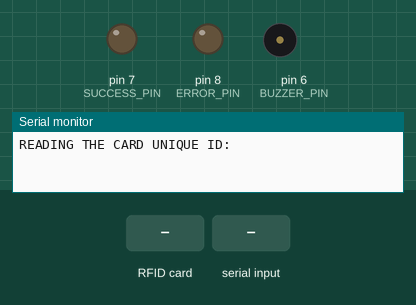
Simulated run of this sketch. Board: Arduino Uno, built with avr-gcc and run on an emulated ATmega328P. Shown: output pins drawn as LEDs (lit = HIGH), buzzer (waves = sounding), the last lines printed to the serial monitor. Inputs (shaded band) come from the test bench. Pins used as bus, display or sensor lines are not drawn.

Above: at 1.2 s.
1.3 s: RFID card 5E 7A 19 C4 held to the reader
2.8 s: "once\n" received over Serial
At 4.2 s:
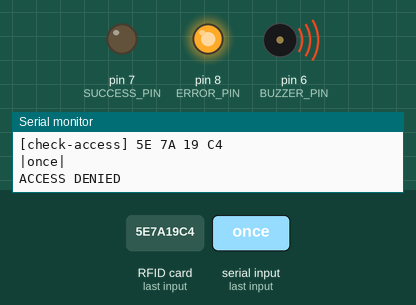
At 6.9 s:
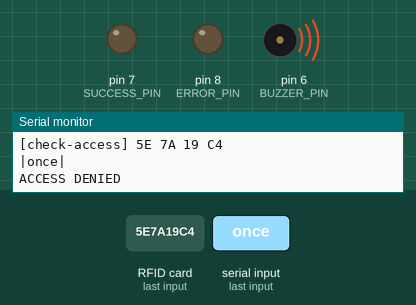
Timing chart, 0 to 8.4 s (numbered marks = the images above; inputs shaded):
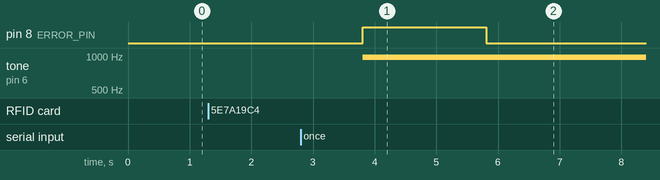

The sketch:

index.ino
```cpp
#include <SPI.h>
#include <MFRC522.h>

#define SS_PIN 10
#define RST_PIN 9
MFRC522 rfid(SS_PIN, RST_PIN);
MFRC522::MIFARE_Key key;
byte nuidPICC[4];
char ACCESS_GRANTED[] = "granted";

const int SUCCESS_PIN = 7;
const int ERROR_PIN = 8;
const int BUZZER_PIN = 6;

void setup() {
    Serial.begin(9600);
    SPI.begin();
    rfid.PCD_Init();
    pinMode(SUCCESS_PIN, OUTPUT);
    pinMode(ERROR_PIN, OUTPUT);
    pinMode(BUZZER_PIN, OUTPUT);

    Serial.println(F("READING THE CARD UNIQUE ID:"));
    for (byte i = 0; i < 6; i++) {
        key.keyByte[i] = 0xFF;
    }
}
void loop() {
    if (!rfid.PICC_IsNewCardPresent()) {
        return;
    }
    if (!rfid.PICC_ReadCardSerial()) {
        return;
    }
    if (rfid.uid.uidByte[0] != nuidPICC[0] ||
        rfid.uid.uidByte[1] != nuidPICC[1] ||
        rfid.uid.uidByte[2] != nuidPICC[2] ||
        rfid.uid.uidByte[3] != nuidPICC[3]) {
        for (byte i = 0; i < 4; i++) {
            nuidPICC[i] = rfid.uid.uidByte[i];
        }
        Serial.print(F("[check-access]"));
        printHex(rfid.uid.uidByte, rfid.uid.size);
        Serial.println(F("\n"));
        while(!Serial.available()){
          delay(10);
        }
        Serial.println();
        String res = Serial.readString();
        res.trim();
        Serial.print("|");
        Serial.print(res);
        Serial.println("|");
        if(res.equals(ACCESS_GRANTED)){
          Serial.println("ACCESS GRANTED");
          access_granted();
        }else {
          Serial.println("ACCESS DENIED");
          access_denied();
        }
    } else {
        Serial.println(F("This card was lastly detected."));
        buzz("once");
    }
    /*
     * Halt PICC
     * Stop encryption on PCD
     */
    rfid.PICC_HaltA();
    rfid.PCD_StopCrypto1();
}
void printHex(byte * buffer, byte bufferSize) {
    for (byte i = 0; i < bufferSize; i++) {
        Serial.print(buffer[i] < 0x10 ? " 0" : " ");
        Serial.print(buffer[i], HEX);
    }
}

void access_granted() {
  digitalWrite(SUCCESS_PIN, HIGH);
  digitalWrite(ERROR_PIN, LOW);
  buzz("twice");
  delay(1820);
  digitalWrite(SUCCESS_PIN, LOW);
}

void access_denied() {
  digitalWrite(ERROR_PIN, HIGH);
  digitalWrite(SUCCESS_PIN, LOW);
  buzz("long");
  digitalWrite(ERROR_PIN, LOW);
}

void buzz(String type){
  if(type.equals("once")) {
    analogWrite(BUZZER_PIN, 60);
    delay(60);
    analogWrite(BUZZER_PIN, 0);
  }else if(type.equals("twice")){
    analogWrite(BUZZER_PIN, 60);
    delay(60);
    analogWrite(BUZZER_PIN, 0);
    delay(60);
    analogWrite(BUZZER_PIN, 60);
    delay(60);
    analogWrite(BUZZER_PIN, 0);
  }else if(type.equals("long")){
    analogWrite(BUZZER_PIN, 60);
    delay(2000);
    analogWrite(BUZZER_PIN, 0);
  } else {
    analogWrite(BUZZER_PIN, 60);
    delay(60);
    analogWrite(BUZZER_PIN, 0);
  }
}
```

Measured:
- after the input at 2.8 s, pin 8 (ERROR_PIN): LOW → HIGH after 1.0 s, → LOW 2.0 s later; tone on pin 6 (BUZZER_PIN): silent → 977 Hz after 1.0 s
